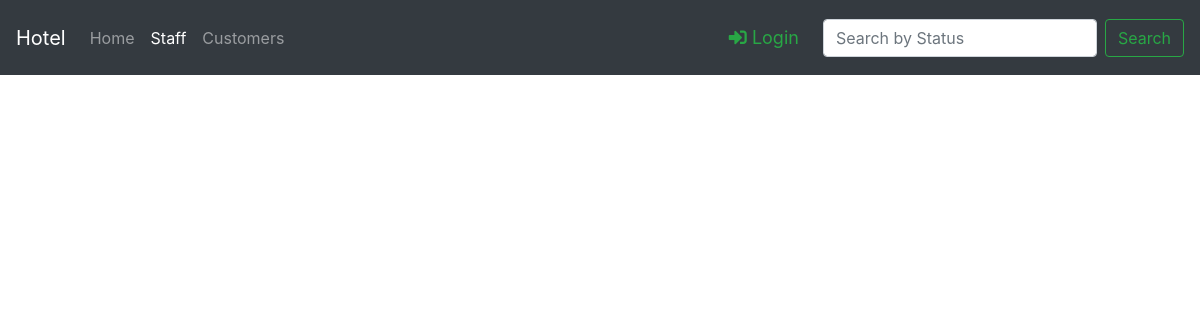
/staff/Guest Services/, run on an earlier commit of the app's database.
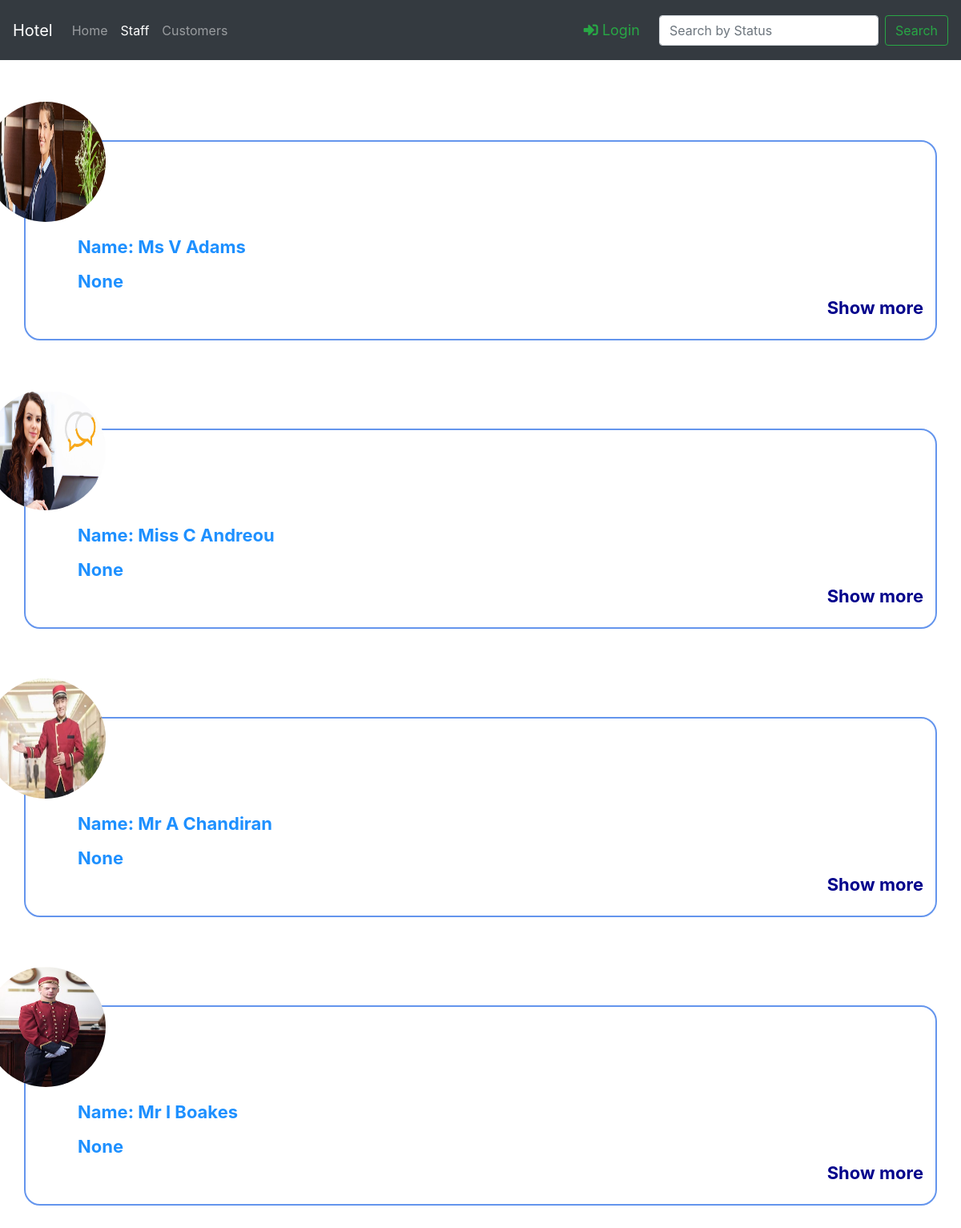
And on a later commit of the database.
### Staff/models.py (models this page shows, shortened)
class Employee(models.Model):
    Name = models.CharField(max_length=30)
    Email = models.EmailField(max_length=100)
    profile_pic = models.FileField(null=True)
    status = models.CharField(max_length=20, default='Status')
    time = models.TimeField(default=timezone.now())
    Phone = models.CharField(max_length=14)
    Address = models.CharField(max_length=100, default='7 Address Hotel')
    Staff_name = models.ForeignKey(Staff, on_delete=models.CASCADE)

### Staff/views.py (the view)
# urls.py: path('<staff_name>/', views.Staff_list, name='Staff_list'),
def Staff_list(request, staff_name):
    employees = Employee.objects.all()
    employees = employees.filter(Staff_name__Name=staff_name)
    query = request.GET.get("q", None)
    if query is not None:
        employees = employees.filter(status__startswith=query)
    if request.method == "POST" and request.user.is_authenticated:
        employee = request.POST.get('employee_name')
        employee_status = request.POST.get('employee_status')
        employee = get_object_or_404(Employee, Name=employee)
        employee.status = employee_status
        employee.save()
    context = {
        "staff_team": employees,
        "staff_name": staff_name,
     }
    return render(request, 'Staff/Staff_list.html', context)

### Staff/templates/Staff/Staff_list.html (shortened to what this page needs)
{% extends 'Staff/base.html' %}
{% block staticfiles %}
    {% load staticfiles %}
    <link rel="stylesheet" type="text/css" href="{% static 'Staff/Staff_List.css' %}">
{% endblock %}
{% block search_input %}
    <form class="form-inline my-2 my-lg-0" method="get" action="">
      <input class="form-control mr-sm-2" type="search" placeholder="Search by Status" name="q" value="{{ request.Get.q }}">
      <button class="btn btn-outline-success my-2 my-sm-0" type="submit">Search</button>
    </form>
{% endblock %}
{% block body %}
    <div class="container">
        <div class="row">
            {% for employee in staff_team %}
                <div class="content col-12">
                    <img class="img-responsive" src="{{ employee.profile_pic.url }}">
                    <div class="details ">
                        <span>Name: {{ employee.Name }}</span>
                        {% if request.user.is_authenticated  and not user.is_superuser%}
                            <form class="form-group" method="post" action="">
                              {% csrf_token %}
                              <input hidden name="employee_name" value="{{ employee.Name }}">
                              <select name="employee_status" class="form-control" id="sel1">
                                <option hidden >{{ employee.status }}</option>
                                <option>Online</option>
                                <option>Offline</option>
                              </select>
                              <button type="submit" class="btn btn-primary">Save</button>
                            </form>
                            <div class="clear-fix"></div>
                        {% else %}
                             <span>{{ employee.status }}</span>
                        {% endif %}
                        <a  class="link">Show more</a>
                    </div>
                </div>
            {% endfor %}
        </div>
    </div>
{% endblock %}

What changed in the data, as far as the page shows it:
added Employee: profile_pic (picture), Name "Ms V Adams", status "None"
added Employee: profile_pic (picture), Name "Miss C Andreou", status "None"
added Employee: profile_pic (picture), Name "Mr A Chandiran", status "None"
added Employee: profile_pic (picture), Name "Mr I Boakes", status "None"
